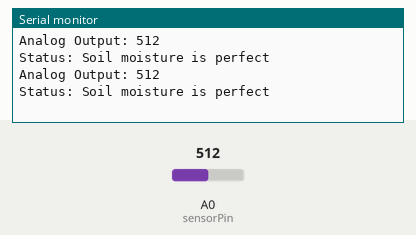
This sketch was run on a simulated Arduino Uno, built with avr-gcc and run on an emulated ATmega328P. Shown: the last lines printed to the serial monitor. Inputs (shaded band) come from the test bench; at power-on: A0 (sensorPin) = 512.

Above: at 1.8 s.
1.9 s: A0 (sensorPin) set to 481
At 2.9 s:
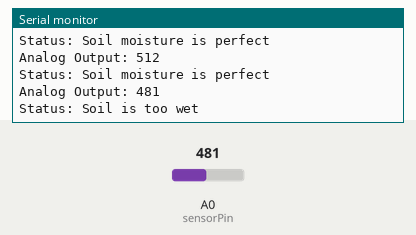
4.5 s: A0 (sensorPin) set to 900
At 5.9 s:
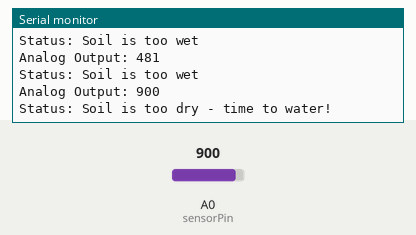
Timing chart, 0 to 7.5 s (numbered marks = the images above; inputs shaded):
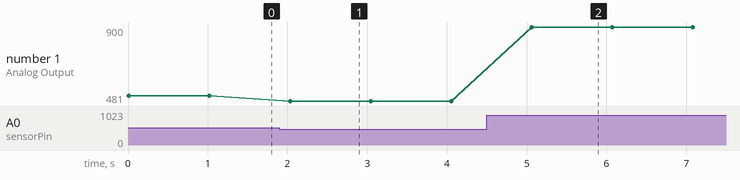

The sketch:

Soil_moisture_sensor.ino
```cpp
/* Change these values based on your calibration values */
#define SOIL_WET 500   // Define max value we consider soil 'wet'
#define SOIL_DRY 750   // Define min value we consider soil 'dry'

// Sensor pins
#define sensorPower 7
#define sensorPin A0
int soil = 0;

void setup() {
    pinMode(sensorPower, OUTPUT);

    // Initially keep the sensor OFF
    digitalWrite(sensorPower, LOW);

    Serial.begin(9600);
}

void loop() {
    //get the reading from the function below and print it
    int moisture = readSensor();
    Serial.print("Analog Output: ");
    Serial.println(moisture);
    // Determine status of our soil
    if (moisture < SOIL_WET) {
        Serial.println("Status: Soil is too wet");
        soil = 1;
    } else if (moisture >= SOIL_WET && moisture < SOIL_DRY) {
        Serial.println("Status: Soil moisture is perfect");
        soil = 2;
    } else {
        Serial.println("Status: Soil is too dry - time to water!");
    }

    delay(1000);    // Take a reading every second for testing
    // Normally you should take reading perhaps once or twice a day
    Serial.println();
}

//  This function returns the analog soil moisture measurement
int readSensor() {
    digitalWrite(sensorPower, HIGH);    // Turn the sensor ON
    delay(10);                          // Allow power to settle
    int val = analogRead(sensorPin);    // Read the analog value form sensor
    digitalWrite(sensorPower, LOW);     // Turn the sensor OFF
    return val;                         // Return analog moisture value
}
```

Measured:
- the behaviour switches between 500 and 499 on A0 (sensorPin) (found by bisection; images 0 and 1)
- after the input at 1.9 s, the serial monitor: prints a new line after 0.13 s (image 1)
- after the input at 4.5 s, the serial monitor: prints a new line after 0.56 s (image 2)
- plotted number 1: 512 → 481 after the input at 1.9 s, 481 → 900 after the input at 4.5 s
